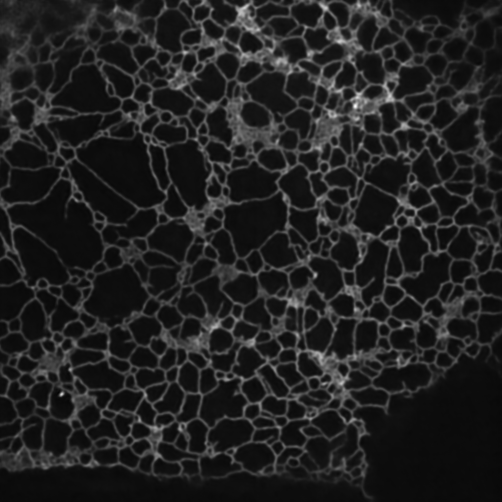
#> input picture data/raw/biosr_er_rcan_prediction.tif, 1004 x 1004 px (shown at 1/2 size)
$ python score.py ../../../../../data/raw/biosr_er_rcan_prediction.tif
#> lines starting #> are read from the running program, lines starting #| are printed output that depends on the picture; after the words box and inside, x2 and y2 are one past the last pixel; in counts of white or black regions, pixels touching at a corner belong together; pictures that were not available may be replaced by others from this repository, and a replacement may not be noted
import numpy as np, tifffile, sys
from scipy.optimize import linear_sum_assignment
def f1(pred, gt, thr=0.5):
#> called with thr = 0.5
    p=np.unique(pred[pred>0]); g=np.unique(gt[gt>0])
#> after `p = np.unique(pred[pred > 0])`: p = 233 values from 2 to 255
#> after `g = np.unique(gt[gt > 0])`: g = 233 values from 2 to 255
    if len(p)==0: return 0,0,0,0
    pi={v:i for i,v in enumerate(p)}; gi={v:i for i,v in enumerate(g)}
#> after `pi = {v: i for i, v in enumerate(p)}`: pi = 233 items
#> after `gi = {v: i for i, v in enumerate(g)}`: gi = 233 items
    n=np.zeros((len(p)+1,len(g)+1))
#> n: shape (234, 234) float64; every value is 0
    m=(pred>0)&(gt>0)
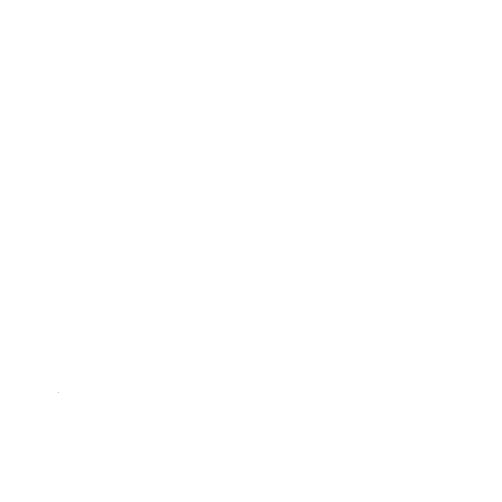
#> m: shape (1004, 1004) bool (shown at 1/2 size); 100% white; black in thin lines or dots, all inside (x1, y1, x2, y2) = (117, 785, 118, 786)
    pp=np.searchsorted(p,pred[m]); gg=np.searchsorted(g,gt[m])
    np.add.at(n,(pp,gg),1)
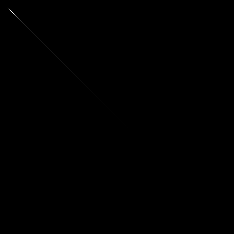
#> n: shape (234, 234) float64; min 0, max 77210, mean 18.4; drawn with min black and max white
    ap=np.bincount(np.searchsorted(p,pred[pred>0]),minlength=len(p)); ag=np.bincount(np.searchsorted(g,gt[gt>0]),minlength=len(g))
#> after `ap = np.bincount(np.searchsorted(p, pred[pred > 0]), minlength=len(p))`: ap = 233 values, max 77210 at index 12, min 1 at index 2, mean 4326.2
#> after `ag = np.bincount(np.searchsorted(g, gt[gt > 0]), minlength=len(g))`: ag has the same summary as ap
    n=n[:-1,:-1]; iou=n/(ap[:,None]+ag[None,:]-n)
#> after `iou = n / (ap[:, None] + ag[None, :] - n)`:
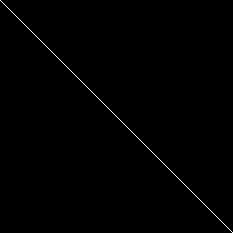
#> iou: shape (233, 233) float64; values 0 (black) and 1 (white), 0.43% white in thin lines or dots
    r,c=linear_sum_assignment(-iou); tp=int((iou[r,c]>=thr).sum())
#> after `r, c = linear_sum_assignment(-iou)`: r = 233 values from 0 to 232; c = 233 values from 0 to 232
#> after `tp = int((iou[r, c] >= thr).sum())`: tp = 233
    fp=len(p)-tp; fn=len(g)-tp
#> after `fp = len(p) - tp`: fp = 0
#> after `fn = len(g) - tp`: fn = 0
    return 2*tp/(2*tp+fp+fn),tp,fp,fn
if __name__=='__main__':
    print(f1(tifffile.imread(sys.argv[1]),tifffile.imread('annot_dev.tif')))
